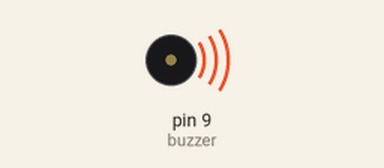
This sketch was run on a simulated Arduino Uno, built with avr-gcc and run on an emulated ATmega328P. Shown: buzzer (waves = sounding).

Above: at 0.15 s.
Timing chart, 0 to 3.0 s (numbered marks = the images above):
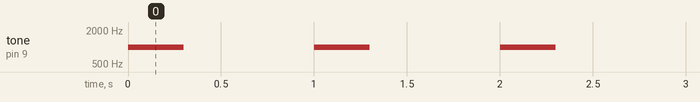

Measured:
- by itself, tone on pin 9 (buzzer): alternates 1000 Hz for 0.30 s and silent for 0.70 s

The sketch:

buzzer.ino
```cpp
/* Arduino tutorial - Buzzer / Piezo Speaker
   More info and circuit: http://www.ardumotive.com/how-to-use-a-buzzer-en.html
   Dev: Michalis Vasilakis // Date: 9/6/2015 // www.ardumotive.com */


const int buzzer = 9; //buzzer to arduino pin 9


void setup(){

  pinMode(buzzer, OUTPUT); // Set buzzer - pin 9 as an output

}

void loop(){

  tone(buzzer, 1000,300); // Send 1KHz sound signal...
  delay(1000);        // ...for 1 sec
}
```
